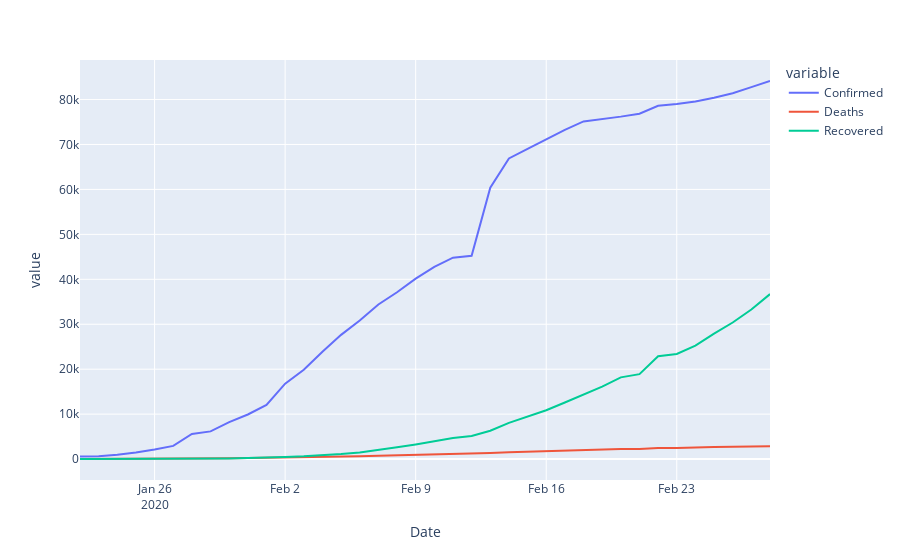

The notebook cell saved with this chart:
### Code cell
import plotly.express as px
fig = px.line(melted_data, x="Date",y='value', color='variable')
fig.show()

### Figure 1 — Plotly figure (JSON) as saved in the notebook; plotly's stock layout.template omitted (floating-point values rounded to 4 significant figures)
{"data": [{"hoverlabel": {"namelength": 0}, "hovertemplate": "variable=Confirmed<br>Date=%{x}<br>value=%{y}", "legendgroup": "Confirmed", "line": {"color": "#636efa", "dash": "solid"}, "mode": "lines", "name": "Confirmed", "showlegend": true, "type": "scatter", "x": ["2020-01-22", "2020-01-23", "2020-01-24", "2020-01-25", "2020-01-26", "2020-01-27", "2020-01-28", "2020-01-29", "2020-01-30", "2020-01-31", "2020-02-01", "2020-02-02", "2020-02-03", "2020-02-04", "2020-02-05", "2020-02-06", "2020-02-07", "2020-02-08", "2020-02-09", "2020-02-10", "2020-02-11", "2020-02-12", "2020-02-13", "2020-02-14", "2020-02-15", "2020-02-16", "2020-02-17", "2020-02-18", "2020-02-19", "2020-02-20", "2020-02-21", "2020-02-22", "2020-02-23", "2020-02-24", "2020-02-25", "2020-02-26", "2020-02-27", "2020-02-28"], "xaxis": "x", "y": [555, 653, 941, 1438, 2118, 2927, 5578, 6165, 8235, 9925, 12038, 16787, 19881, 23892, 27636, 30818, 34392, 37121, 40151, 42763, 44803, 45222, 60370, 66887, 69032, 71226, 73260, 75138, 75641, 76199, 76843, 78599, 78985, 79570, 80415, 81397, 82756, 84124], "yaxis": "y"}, {"hoverlabel": {"namelength": 0}, "hovertemplate": "variable=Deaths<br>Date=%{x}<br>value=%{y}", "legendgroup": "Deaths", "line": {"color": "#EF553B", "dash": "solid"}, "mode": "lines", "name": "Deaths", "showlegend": true, "type": "scatter", "x": ["2020-01-22", "2020-01-23", "2020-01-24", "2020-01-25", "2020-01-26", "2020-01-27", "2020-01-28", "2020-01-29", "2020-01-30", "2020-01-31", "2020-02-01", "2020-02-02", "2020-02-03", "2020-02-04", "2020-02-05", "2020-02-06", "2020-02-07", "2020-02-08", "2020-02-09", "2020-02-10", "2020-02-11", "2020-02-12", "2020-02-13", "2020-02-14", "2020-02-15", "2020-02-16", "2020-02-17", "2020-02-18", "2020-02-19", "2020-02-20", "2020-02-21", "2020-02-22", "2020-02-23", "2020-02-24", "2020-02-25", "2020-02-26", "2020-02-27", "2020-02-28"], "xaxis": "x", "y": [17, 18, 26, 42, 56, 82, 131, 133, 171, 213, 259, 362, 426, 492, 564, 634, 719, 806, 906, 1013, 1113, 1118, 1371, 1523, 1666, 1770, 1868, 2007, 2122, 2247, 2251, 2458, 2469, 2629, 2708, 2770, 2814, 2867], "yaxis": "y"}, {"hoverlabel": {"namelength": 0}, "hovertemplate": "variable=Recovered<br>Date=%{x}<br>value=%{y}", "legendgroup": "Recovered", "line": {"color": "#00cc96", "dash": "solid"}, "mode": "lines", "name": "Recovered", "showlegend": true, "type": "scatter", "x": ["2020-01-22", "2020-01-23", "2020-01-24", "2020-01-25", "2020-01-26", "2020-01-27", "2020-01-28", "2020-01-29", "2020-01-30", "2020-01-31", "2020-02-01", "2020-02-02", "2020-02-03", "2020-02-04", "2020-02-05", "2020-02-06", "2020-02-07", "2020-02-08", "2020-02-09", "2020-02-10", "2020-02-11", "2020-02-12", "2020-02-13", "2020-02-14", "2020-02-15", "2020-02-16", "2020-02-17", "2020-02-18", "2020-02-19", "2020-02-20", "2020-02-21", "2020-02-22", "2020-02-23", "2020-02-24", "2020-02-25", "2020-02-26", "2020-02-27", "2020-02-28"], "xaxis": "x", "y": [28, 30, 36, 39, 52, 61, 107, 126, 143, 222, 284, 472, 623, 852, 1124, 1487, 2011, 2616, 3244, 3946, 4683, 5150, 6295, 8058, 9395, 10865, 12583, 14352, 16121, 18177, 18890, 22886, 23394, 25227, 27905, 30384, 33277, 36711], "yaxis": "y"}], "layout": {"legend": {"title": {"text": "variable"}, "tracegroupgap": 0}, "margin": {"t": 60}, "xaxis": {"anchor": "y", "domain": [0, 1], "title": {"text": "Date"}}, "yaxis": {"anchor": "x", "domain": [0, 1], "title": {"text": "value"}}}}
